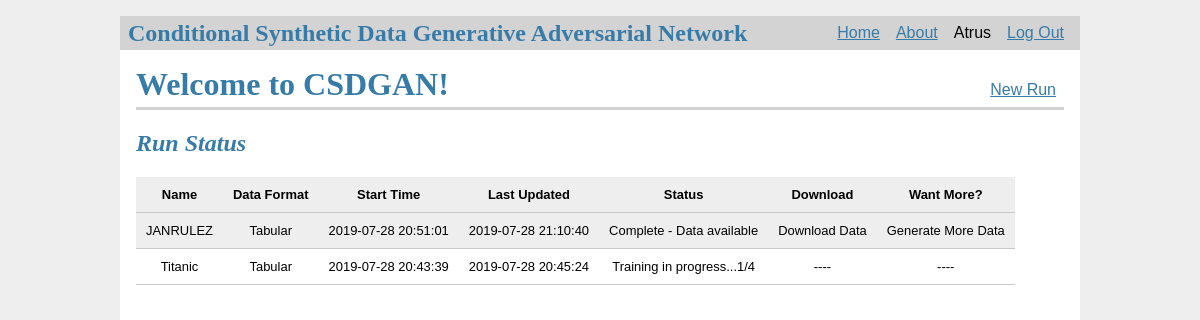
Page / (signed in) on the earlier database version.
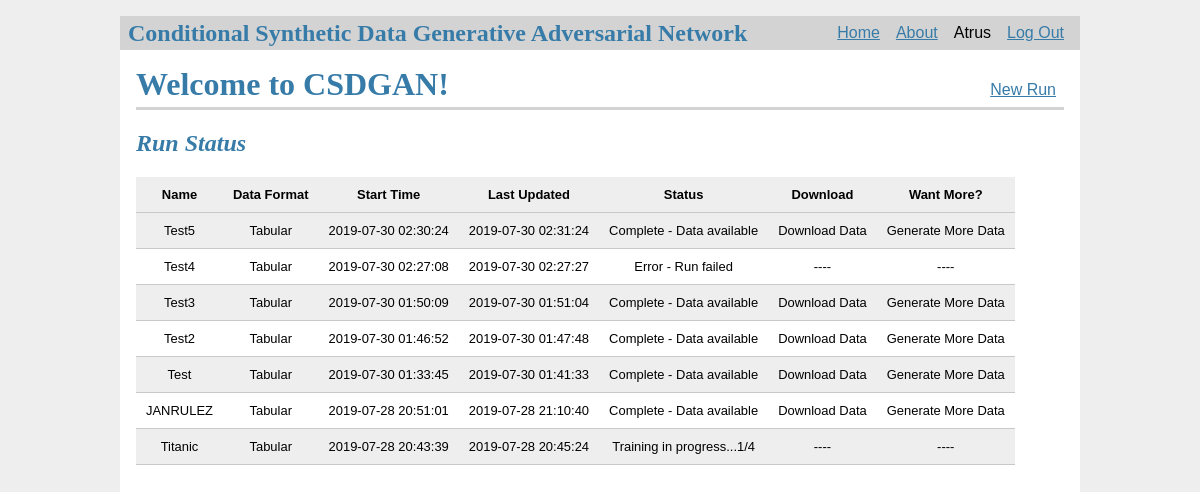
Same page on the later database version.
### tables this page shows
CREATE TABLE user (
  id INTEGER PRIMARY KEY AUTOINCREMENT,
  username TEXT UNIQUE NOT NULL,
  password TEXT NOT NULL,
  last_login TIMESTAMP NOT NULL,
  num_logins INTEGER NOT NULL
);

CREATE TABLE run (
  id INTEGER PRIMARY KEY AUTOINCREMENT,
  title TEXT NOT NULL,
  user_id INTEGER NOT NULL,
  start_time TIMESTAMP NOT NULL DEFAULT CURRENT_TIMESTAMP,
  end_time TIMESTAMP,
  format TEXT NOT NULL,
  filesize INTEGER NOT NULL,
  FOREIGN KEY (user_id) REFERENCES user (id)
);

### src/home.py (the view)
@bp.route('/')
def index():
    if g.user:
        runs = query_all_runs(session['user_id'])
        if len(runs) > 0:
            return render_template('home/index.html', runs=runs, logged_in=True)
        else:
            return render_template('home/index.html', logged_in=True)
    else:
        return render_template('home/index.html', logged_in=False)

### src/auth.py (called while the page is built)
@bp.before_app_request
def load_logged_in_user():
    user_id = session.get('user_id')
    if user_id is None:
        g.user = None
    else:
        g.user = get_db().execute(
            'SELECT * FROM user WHERE id = ?', (user_id,)
        ).fetchone()

### src/db.py (called while the page is built)
def get_db():
    if 'db' not in g:
        g.db = sqlite3.connect(
            current_app.config['DATABASE'],
            detect_types=sqlite3.PARSE_DECLTYPES
        )
        g.db.row_factory = sqlite3.Row
    return g.db

def query_all_runs(user_id):
    result = get_db().execute(
        'SELECT run.title, run.start_time, run.format, status.update_time, status_info.descr '
        'FROM run '
        'LEFT JOIN ('
        '   SELECT a.run_id, a.status_id, a.update_time FROM status as a '
        '   INNER JOIN ('
        '       SELECT run_id, max(status_id) as status_id FROM status GROUP BY run_id'
        '   ) as b on a.run_id = b.run_id and a.status_id = b.status_id'
        ') as status on run.id = status.run_id '
        'LEFT JOIN status_info on status.status_id = status_info.id '
        'WHERE run.user_id = ? '
        'ORDER BY status.update_time DESC',
        (user_id,)
    ).fetchall()
    return result

### src/templates/home/index.html
{% extends 'base.html' %}
{% block header %}
<h1>{% block title %}Welcome to CSDGAN!{% endblock %}</h1>
{% if g.user %}
<a class="action" href="{{ url_for('create.create') }}">New Run</a>
{% endif %}
{% endblock %}
{% block content %}
<h2>Run Status</h2>
{% if not logged_in %}
<p>It doesn't look like you are logged in yet. <a href="{{ url_for('auth.login') }}">Click here</a> to log in or
    <a href="{{ url_for('auth.register') }}">here</a> to register if you haven't already.</p>
{% elif runs is not defined %}
<p>It doesn't look like you have any runs yet. <a href="{{ url_for('create.create') }}">Click here</a> to get started!</p>
{% else %}
<table border="1" class="dataframe">
    <thead>
    <tr style="text-align: right;">
        <th>Name</th>
        <th>Data Format</th>
        <th>Start Time</th>
        <th>Last Updated</th>
        <th>Status</th>
        <th>Download</th>
        <th>Want More?</th>
    </tr>
    </thead>
    <tbody>
    {% for run in runs %}
    <tr>
        <td>{{ run.title }}</td>
        <td>{{ run.format }}</td>
        <td>{{ run.start_time }}</td>
        <td>{{ run.update_time }}</td>
        <td>{{ run.descr }}</td>
        {% if 'Data available' in run.descr %}
        <td>Download Data</td>
        <td>Generate More Data</td>
        {% else %}
        <td>----</td>
        <td>----</td>
        {% endif %}
    </tr>
    {% endfor %}
    </tbody>
</table>
{% endif %}
{% endblock %}

### src/templates/base.html (shortened to what this page needs)
<!doctype html>
<link rel="stylesheet" href="{{ url_for('static', filename='style.css') }}">
<nav>
    <h1>Conditional Synthetic Data Generative Adversarial Network</h1>
    <ul>
        <li><a href="{{ url_for('home.index') }}">Home</a>
        <li><a href="{{ url_for('about.about') }}">About</a>
            {% if g.user %}
        <li><span>{{ g.user['username'] }}</span>
        <li><a href="{{ url_for('auth.logout') }}">Log Out</a>
            {% else %}
        <li><a href="{{ url_for('auth.register') }}">Register</a>
        <li><a href="{{ url_for('auth.login') }}">Log In</a>
            {% endif %}
    </ul>
</nav>
<section class="content">
    <header>
        {% block header %}{% endblock %}
    </header>
    {% block content %}{% endblock %}
</section>

### src/static/style.css (style rules this page uses)
a, h1, h2 { color: #377ba8; }
h1, h2 { font-family: serif; margin 1rem 0; }
h1 { font-size: xx-large; }
h2 { font-size: x-large; font-style: italic; }
nav { background: lightgray; display: flex; align-items: center; padding: 0 0.5rem; }
nav h1 { flex: auto; margin: 0; font-size: x-large }
nav ul { display: flex; list-style: none; margin: 0; padding: 0; white-space:nowrap; }
nav ul li a, nav ul li span, header .action { display: block; padding: 0.5rem; }
.content { padding: 0 1rem 1rem; }
.content > header { border-bottom: 3px solid lightgray; display: flex; align-items: flex-end; }
.content > header h1 { flex: auto; margin: 1rem 0 0.25rem 0; }
.content:last-child { margin-bottom: 0; }
table.dataframe, .dataframe th, .dataframe td { border: none; border-bottom: 1px solid #C8C8C8; border-collapse: collapse; text-align:center; padding: 10px; margin-bottom: 40px; font-size: 0.9em; }
tr:nth-child(odd) { background-color:#eee; }
tr:nth-child(even) { background-color:#fff; }

Differences in the rows shown:
added run: title "Test5", format "Tabular", start_time "2019-07-30 02:30:24", update_time "2019-07-30 02:31:24", descr "Complete - Data available", shows "Download Data"
added run: title "Test4", format "Tabular", start_time "2019-07-30 02:27:08", update_time "2019-07-30 02:27:27", descr "Error - Run failed"
added run: title "Test3", format "Tabular", start_time "2019-07-30 01:50:09", update_time "2019-07-30 01:51:04", descr "Complete - Data available", shows "Download Data"
added run: title "Test2", format "Tabular", start_time "2019-07-30 01:46:52", update_time "2019-07-30 01:47:48", descr "Complete - Data available", shows "Download Data"
added run: title "Test", format "Tabular", start_time "2019-07-30 01:33:45", update_time "2019-07-30 01:41:33", descr "Complete - Data available", shows "Download Data"
